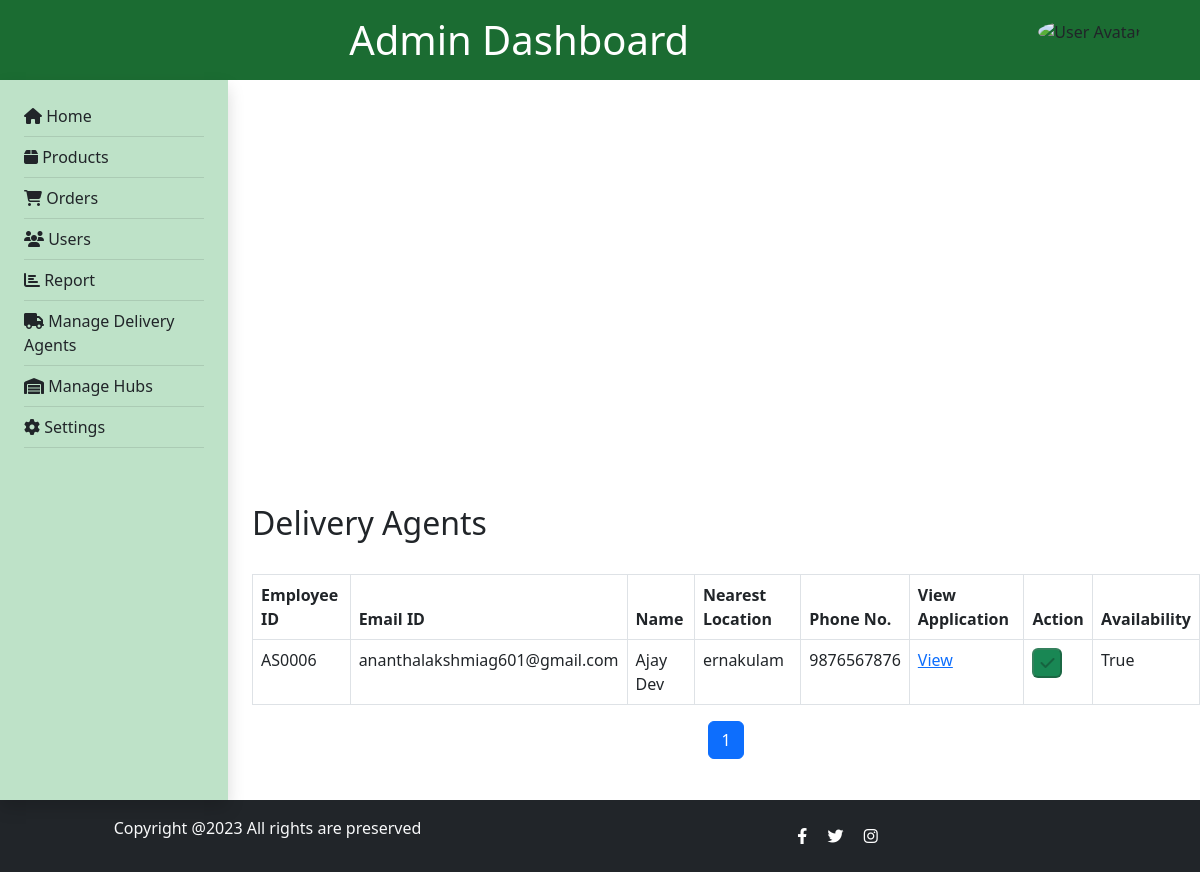
The app's page /admin_delivery_agents/ with its own data.
### agriselect/models.py (models this page shows, shortened)
class DeliveryAgentProfile(models.Model):
    delivery_agent = models.ForeignKey(CustomUser, on_delete=models.CASCADE, default=None)
    profile_photo = models.ImageField(upload_to='profile_photos/', blank=True, null=True)
    GENDER_CHOICES = (
        ('Male', 'Male'),
        ('Female', 'Female'),
        ('Other', 'Other'),
    )
    gender = models.CharField(max_length=10, choices=GENDER_CHOICES)
    date_of_birth = models.DateField(null=True, blank=True, default=None)
    address = models.TextField()
    phone = models.CharField(max_length=15)
    LOCATION_CHOICES = (
        ('Ernakulam', 'Ernakulam'),
        ('Malappuram', 'Malappuram'),
        ('Kannur', 'Kannur'),
    )
    location = models.CharField(max_length=100, choices=LOCATION_CHOICES)
    aadhaar_number = models.CharField(max_length=12, unique=True)
    driver_license_number = models.CharField(max_length=50, unique=True)
    employee_id = models.CharField(max_length=10, unique=True, default=None)
    vehicle_type = models.CharField(max_length=100, blank=True, null=True)
    vehicle_number = models.CharField(max_length=20, unique=True)
    BANK_CHOICES = (
        ('ALLAHABAD BANK', 'Allahabad Bank'),
        ('ANDHRA BANK', 'Andhra Bank'),
        ('AXIS BANK', 'Axis Bank'),
        ('BANK OF BARODA', 'Bank of Baroda'),
        ('BANK OF INDIA', 'Bank of India'),
        ('BANK OF MAHARASHTRA', 'Bank of Maharashtra'),
        ('CANARA BANK', 'Canara Bank'),
        ('CORPORATION BANK', 'Corporation Bank'),
        ('HONG KONG & SHANGHAI BANK', 'Hong Kong & Shanghai Bank'),
        ('INDIAN BANK', 'Indian Bank'),
        ('INDIAN OVERSEAS BANK', 'Indian Overseas Bank'),
        ('KARUR VYSYA BANK', 'Karur Vysya Bank'),
        ('NORTH MALABAR GRAMIN BANK', 'North Malabar Gramin Bank'),
        ('ORIENTAL BANK OF COMMERCE', 'Oriental Bank of Commerce'),
        ('PUNJAB AND SIND BANK', 'Punjab and Sind Bank'),
        ('PUNJAB NATIONAL BANK', 'Punjab National Bank'),
        ('RESERVE BANK OF INDIA', 'Reserve Bank of India'),
        ('SOUTH INDIAN BANK', 'South Indian Bank'),
        ('STANDARD CHARTERED BANK', 'Standard Chartered Bank'),
        ('STATE BANK OF BIKANER AND JAIPUR', 'State Bank of Bikaner and Jaipur'),
        ('STATE BANK OF HYDERABAD', 'State Bank of Hyderabad'),
        ('STATE BANK OF MYSORE', 'State Bank of Mysore'),
        ('STATE BANK OF PATIALA', 'State Bank of Patiala'),
        ('STATE BANK OF TRAVANCORE', 'State Bank of Travancore'),
        ('SYNDICATE BANK', 'Syndicate Bank'),
        ('LAKSHMI VILAS BANK LTD', 'Lakshmi Vilas Bank Ltd'),
        ('UCO BANK', 'UCO Bank'),
        ('UNION BANK OF INDIA', 'Union Bank of India'),
        ('UNITED BANK OF INDIA', 'United Bank of India'),
        ('VIJAYA BANK', 'Vijaya Bank'),
        ('CENTRAL BANK OF INDIA', 'Central Bank of India'),
        ('DENA BANK', 'Dena Bank'),
        ('BANDHAN BANK LIMITED', 'Bandhan Bank Limited'),
        ('KERALA GRAMIN BANK', 'Kerala Gramin Bank'),
        ('LAXMI VILAS BANK', 'Laxmi Vilas Bank'),
        ('BANK OF BAHARAIN AND KUWAIT BSC', 'Bank of Baharain and Kuwait BSC'),
        ('BHARATIYA MAHILA BANK LIMITED', 'Bharatiya Mahila Bank Limited'),
        ('CATHOLIC SYRIAN BANK', 'Catholic Syrian Bank'),
        ('CITIBANK NA', 'Citibank NA'),
        ('CITY UNION BANK LTD', 'City Union Bank Ltd'),
        ('DEVELOPMENT CREDIT BANK', 'Development Credit Bank'),
        ('DHANALAXMI BANK', 'Dhanalaxmi Bank'),
        ('DOHA BANK', 'Doha Bank'),
        ('FEDERAL BANK LTD', 'Federal Bank Ltd'),
        ('HDFC BANK LTD', 'HDFC Bank Ltd'),
        ('ICICI BANK LTD', 'ICICI Bank Ltd'),
        ('IDBI BANK LTD', 'IDBI Bank Ltd'),
        ('ING VYSYA BANK LTD', 'ING Vysya Bank Ltd'),
        ('INDUSIND BANK LTD', 'IndusInd Bank Ltd'),
        ('JAMMU AND KASHMIR BANK LTD', 'Jammu and Kashmir Bank Ltd'),
        ('KARNATAKA BANK LTD', 'Karnataka Bank Ltd'),
        ('KOTAK MAHINDRA BANK', 'Kotak Mahindra Bank'),
        ('STATE BANK OF INDIA', 'State Bank of India'),
        ('TAMILNAD MERCANTILE BANK LTD', 'Tamilnad Mercantile Bank Ltd'),
        ('YES BANK LTD', 'Yes Bank Ltd'),
        ('OTHER', 'Other'),
    )
    bank_name = models.CharField(max_length=100, choices=BANK_CHOICES)
    branch = models.CharField(max_length=100)
    account_number = models.CharField(max_length=18)
    ifsc_code = models.CharField(max_length=11)
    id_document = models.FileField(upload_to='id_documents/', blank=True, null=True)
    pincode = models.CharField(max_length=6, default='Null')
    latitude_zip = models.CharField(max_length=100, default='Null')
    longitude_zip = models.CharField(max_length=100, default='Null')
    availability = models.BooleanField(default=False)

### userapp/models.py (models this page shows, shortened)
class CustomUser(AbstractUser):
    username = None
    USERNAME_FIELD  = 'email'
    first_name = models.CharField(max_length=100, default='')
    last_name   = models.CharField(max_length=100, default='')
    email = models.EmailField(unique=True)
    password = models.CharField(max_length=128,null=True)
    is_customer = models.BooleanField(default=False)
    is_seller = models.BooleanField(default=False)
    is_delivery_agent = models.BooleanField(default=False)
    hub_status = models.BooleanField(default=False)
    pan_number = models.CharField(max_length=25, null=True)
    REQUIRED_FIELDS = []

### agriselect/views.py (the view, shortened to what this page needs)
# urls.py: path('admin_delivery_agents/', views.admin_delivery_agents, name='admin_delivery_agents'),
def admin_delivery_agents(request):
    delivery_agents = DeliveryAgentProfile.objects.select_related('delivery_agent').all()
    paginator = Paginator(delivery_agents, 10)  # Show 10 delivery agents per page
    page = request.GET.get('page')
    try:
        delivery_agents = paginator.page(page)
    except PageNotAnInteger:
        delivery_agents = paginator.page(1)
    except EmptyPage:
        delivery_agents = paginator.page(paginator.num_pages)
    return render(request, 'admin_delivery_agents.html',{'delivery_agents':delivery_agents})

### template/admin_delivery_agents.html (shortened to what this page needs)
{% load static %}
<!DOCTYPE html>
<html lang="en">
<head>
    <link rel="stylesheet" href="https://cdn.jsdelivr.net/npm/bootstrap@5.3.0/dist/css/bootstrap.min.css">
    <link rel="stylesheet" href="https://cdnjs.cloudflare.com/ajax/libs/font-awesome/6.3.0/css/all.min.css">
</head>
<body>
    <header class="py-3 d-flex" style="background-color: #1b6c32 ;padding-right: 5%;">
        <div class="container text-center">
            <h1 class="mb-0 text-white">Admin Dashboard</h1>
        </div>
        <div class="dropdown">
            <img src="{% static "img/admin_icon.jpg" %}" alt="User Avatar" class="rounded-circle dropdown-toggle mt-1" id="userDropdown" data-bs-toggle="dropdown" aria-expanded="false" style="width: 40px; height: 40px; cursor: pointer;">
        </div>
    </header>
    <div class="d-flex">
        <nav class="sidenav shadow p-4" style="width: 250px; height: calc(100vh - 80px);background-color: #bee2c8;">
            <ul class="list-unstyled">
                <li><i class="fas fa-home"></i> <a href="{% url 'admin_dashboard' %}" class="text-dark text-decoration-none">Home</a></li>
                <li class="pb-2 mb-2" style="border-bottom: 1px solid rgba(0, 0, 0, 0.1);">
                <li><i class="fas fa-box"></i> <a href="{% url 'admin_products' %}" class="text-dark text-decoration-none">Products</a></li>
                <li class="pb-2 mb-2" style="border-bottom: 1px solid rgba(0, 0, 0, 0.1);">
                <li><i class="fas fa-shopping-cart"></i> <a href="{% url 'admin_orders' %}" class="text-dark text-decoration-none">Orders</a></li>
                <li class="pb-2 mb-2" style="border-bottom: 1px solid rgba(0, 0, 0, 0.1);">
                <li><i class="fas fa-users"></i> <a href="{% url 'admin_users' %}" class="text-dark text-decoration-none">Users</a></li>
                <li class="pb-2 mb-2" style="border-bottom: 1px solid rgba(0, 0, 0, 0.1);">
                <li><i class="fas fa-chart-bar"></i> <a href="{% url 'admin_report' %}" class="text-dark text-decoration-none">Report</a></li>
                <li class="pb-2 mb-2" style="border-bottom: 1px solid rgba(0, 0, 0, 0.1);">
                <li><i class="fas fa-truck"></i> <a href="{% url 'admin_delivery_agents' %}" class="text-dark text-decoration-none">Manage Delivery Agents</a></li>
                <li class="pb-2 mb-2" style="border-bottom: 1px solid rgba(0, 0, 0, 0.1);">
                <li><i class="fas fa-warehouse"></i> <a href="{% url 'admin_hubs' %}" class="text-dark text-decoration-none">Manage Hubs</a></li>
                <li class="pb-2 mb-2" style="border-bottom: 1px solid rgba(0, 0, 0, 0.1);">
                <li><i class="fas fa-cog"></i> <a href="{% url 'admin_settings' %}" class="text-dark text-decoration-none">Settings</a></li>
                <li class="pb-2 mb-2" style="border-bottom: 1px solid rgba(0, 0, 0, 0.1);">
            </ul>
        </nav>
        <main class="ms-4 mt-4">
            <section class="content">
                <div class="map" id="myMap" style="height: 400px"></div>
                <h2>Delivery Agents</h2><br>
                <table class="table table-bordered">
                    <thead>
                        <tr>
                            <th>Employee ID</th>
                            <th>Email ID</th>
                            <th>Name</th>
                            <th>Nearest Location</th>
                            <th>Phone No.</th>
                            <th>View Application</th>
                            <th>Action</th>
                            <th>Availability</th>
                        </tr>
                    </thead>
                    <tbody>
                        {% for delivery_agent in delivery_agents %}
                        <form action="{% url 'admin_delivery_agents' %}" method="post">
                            <tr>
                                <td>{{ delivery_agent.employee_id }}</td>
                                <td>{{ delivery_agent.delivery_agent.email }}</td>
                                <td>{{ delivery_agent.delivery_agent.first_name }} {{ delivery_agent.delivery_agent.last_name }}</td>
                                <td>{{ delivery_agent.location }}</td>
                                <td>{{ delivery_agent.phone}}</td>
                                <td><a href="#" class="view-agent" data-agent-id="{{ delivery_agent.id }}">View</a></td>
                                {% if delivery_agent.delivery_agent.is_active %}
                                    <td><button type="submit" class="bg-success rounded" disabled><i class="fas fa-check"></i></button></td>
                                {% endif %}
                                <td>{{ delivery_agent.availability}}</td>
                            </tr>
                        </form>
                        {% endfor %}
                    </tbody>
                </table>
                <div class="pagination justify-content-center">
                    <ul class="pagination">
                        {% for num in delivery_agents.paginator.page_range %}
                            <li class="page-item{% if num == delivery_agents.number %} active{% endif %}">
                                <a class="page-link" href="?page={{ num }}">{{ num }}</a>
                            </li>
                        {% endfor %}
                    </ul>
                </div>
            </section>
        </main>
    </div>
    <footer class="footer mt-0 py-3 bg-dark">
        <div class="container text-center">
        <div class="row text-center text-md-left align-items-center">
            <div class="col-md-5">
            <p class="text-light">Copyright @2023 All rights are preserved</p>
            </div>
            <div class="col-md-7">
            <a href="#" class="social-icons text-white"><i class="fab fa-facebook-f"></i></a>
            <a href="#" class="social-icons text-white"><i class="fab fa-twitter"></i></a>
            <a href="#" class="social-icons text-white"><i class="fab fa-instagram"></i></a>
            </div>
        </div>
        </div>
    </footer>
</body>
</html>

### records on screen
DeliveryAgentProfile: employee_id "AS0006", delivery_agent.email "ananthalakshmiag601@gmail.com", delivery_agent.first_name "Ajay", delivery_agent.last_name "Dev", location "ernakulam", phone "9876567876", availability "True"

### other values on screen
{{ num }} "1"
